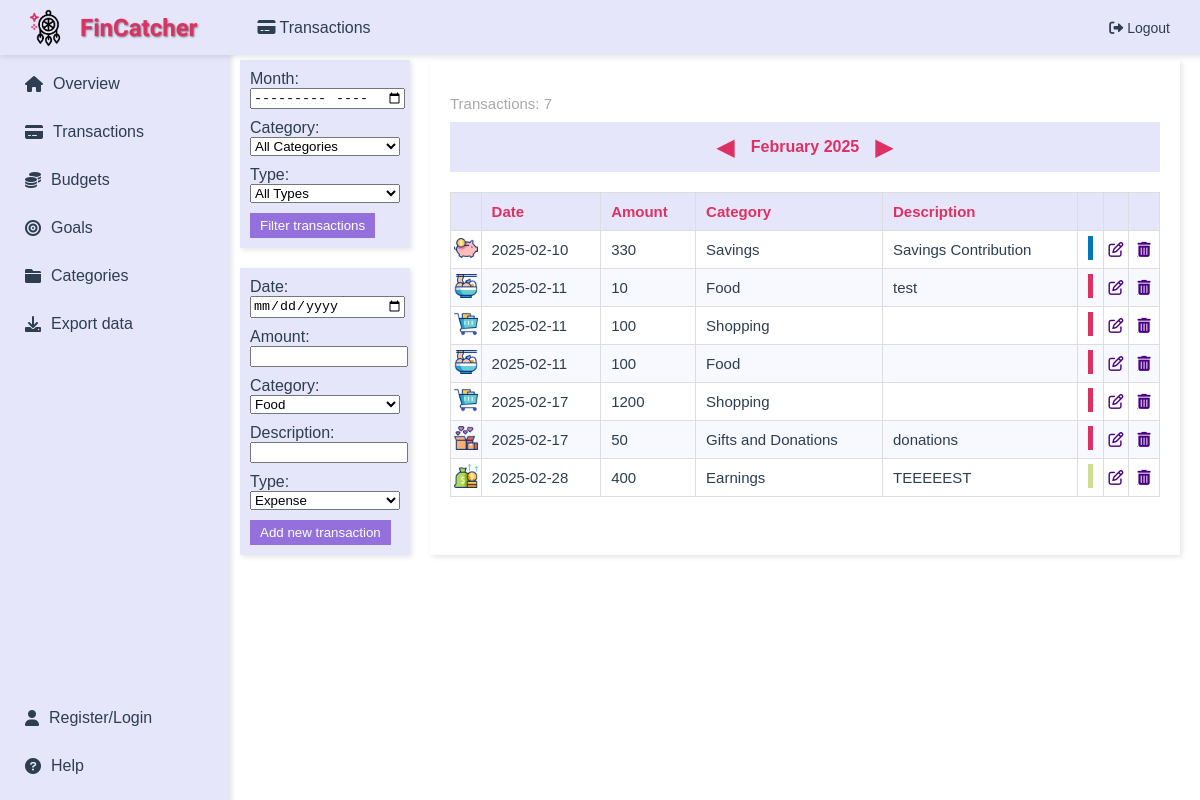
Page /transactions (signed in) on the earlier database version.
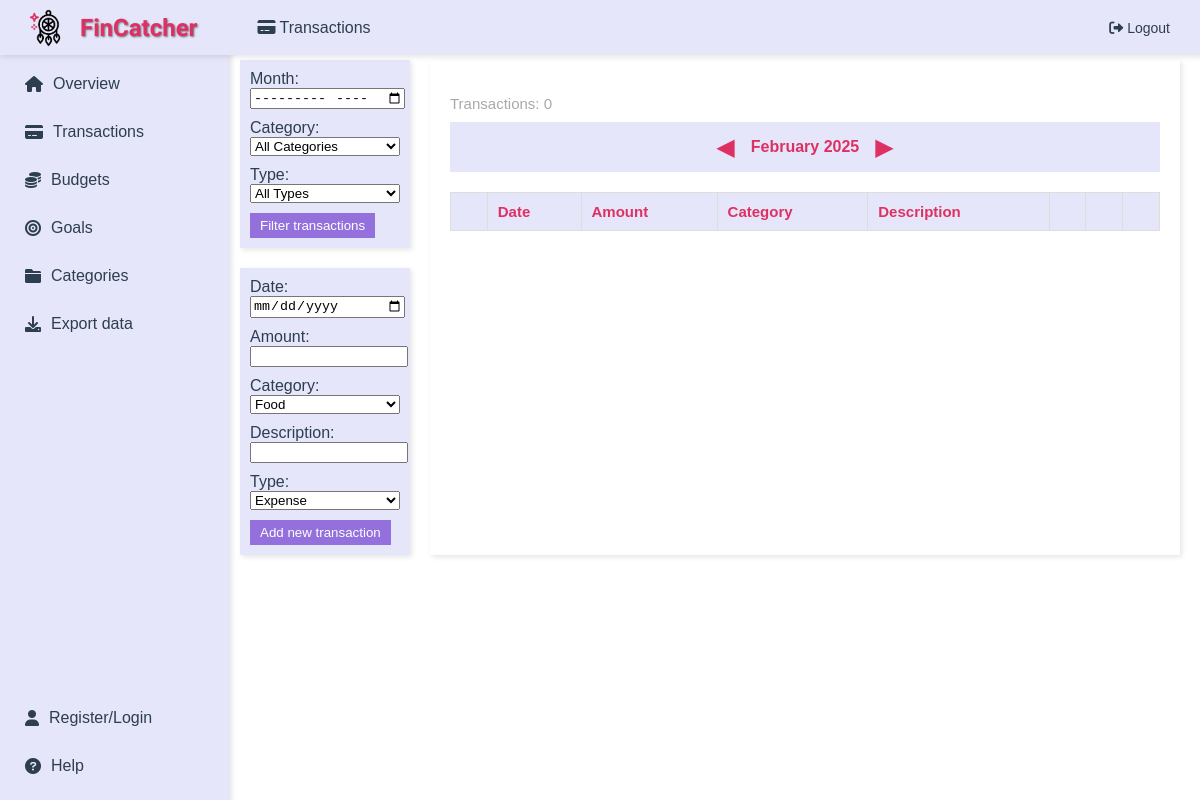
Same page on the later database version.
### app/main/models.py (models this page shows)
class Transactions(db.Model):
    id = db.Column(db.Integer, primary_key=True, unique=True, nullable=False)
    date = db.Column(db.Date, nullable=False)
    amount = db.Column(db.Float, nullable=False)
    description = db.Column(db.String(1000), nullable=True)
    type = db.Column(db.String(10), nullable=False)
    category_id = db.Column(db.Integer, db.ForeignKey('categories.id'), nullable=False)  # references Categories table
    user_id = db.Column(db.Integer, db.ForeignKey('user.user_id'), nullable=False)  # link to User
    category = db.relationship('Categories', backref=db.backref('transactions', lazy=True))

class Categories(db.Model):
    id = db.Column(db.Integer, primary_key=True, unique=True, nullable=False)
    name = db.Column(db.String(50), nullable=False)
    description = db.Column(db.String(1000), nullable=True)
    user_id = db.Column(db.Integer, db.ForeignKey('user.user_id'), nullable=True)  # link to User
    budgets = db.relationship('Budgets', backref='category', lazy=True)
    goals = db.relationship('Goals', backref='category', lazy=True)
    __table_args__ = (UniqueConstraint('name', 'user_id', name='uix_name_user_id'),)

### app/transactions/routes.py (the view, shortened to what this page needs)
@transactions.route('/transactions', methods=['GET', 'POST'])
@login_required
def transactions_page():
    today = date.today()
    filter_month = request.args.get('filter_month', f'{today.year}-{today.month:02}')
    change_month = request.args.get('change_month', 0, type=int)
    year, month = map(int, filter_month.split('-'))
    new_date = date(year, month, 1) + relativedelta(months=change_month)
    filter_month = f'{new_date.year}-{new_date.month:02}'
    user_transactions_query = Transactions.query.join(Categories).filter(Transactions.user_id == current_user.user_id)
    filtered_transactions_query = apply_filters(user_transactions_query, filter_month, request.args.get('filter_category'), request.args.get('filter_type'))
    return render_template(
        'show_transactions.html',
        transactions=filtered_transactions_query.all(),
        categories=Categories.query.all(),
        category_icons=category_icons,
        page_title='Transactions',
        icon='fas fa-credit-card',
        current_month=new_date.month,
        current_year=new_date.year,
        current_month_name=new_date.strftime('%B'),
        filter_month=filter_month
    )

### app/main/models.py (called while the page is built)
@login_manager.user_loader
def load_user(user_id):
    return User.query.get(int(user_id))  # query the database to retrieve the user instance corresponding to the user_id

### app/transactions/routes.py (called while the page is built)
def apply_filters(query, filter_month, filter_category, filter_type):
    if filter_month:
        year, month = map(int, filter_month.split('-'))
        start_date = date(year, month, 1)
        end_date = start_date + relativedelta(months=1) - relativedelta(days=1)
        query = query.filter(Transactions.date >= start_date, Transactions.date <= end_date).order_by(Transactions.date.asc())
    if filter_category:
        query = query.filter(Transactions.category_id == filter_category)
    if filter_type:
        query = query.filter(Transactions.type == filter_type)
    return query

### app/transactions/templates/show_transactions.html (shortened to what this page needs)
{% extends "layout.html" %}
{% block content %}
<div style="display: flex; flex-direction: row; justify-content: flex-start;">
    <div style="display: flex; flex-direction: column; margin-right: 20px;">
        <form id="filter-form" action="{{ url_for('transactions.transactions_page') }}" method="GET" style="background-color: #E6E6FA; padding: 10px; box-shadow: 2px 2px 5px rgba(0,0,0,0.1); margin-bottom: 20px; width: 150px;">
            <label for="filter-month" style="margin-bottom: 2px;">Month:</label>
            <input type="month" id="filter-month" name="filter_month" style="margin-bottom: 10px; width: 100%;" required style="margin-bottom: 10px; width: 100%;">
            <label for="filter-category" style="margin-bottom: 2px;">Category:</label>
            <select id="filter-category" name="filter_category" style="margin-bottom: 10px; width: 100%;">
                <option value="">All Categories</option>
            </select>
            <label for="filter-type" style="margin-bottom: 2px;">Type:</label>
            <select id="filter-type" name="filter_type" style="margin-bottom: 10px; width: 100%;">
                <option value="">All Types</option>
            </select>
            <button type="submit" style="background-color: #9370DB; color: white; padding: 5px 10px; border: none; cursor: pointer;">Filter transactions</button>
        </form>
        <form id="add-transaction-form" action="{{ url_for('transactions.transactions_page') }}" method="POST" style="background-color: #E6E6FA; padding: 10px; box-shadow: 2px 2px 5px rgba(0,0,0,0.1); width: 150px;">
            <label for="date" style="margin-bottom: 2px;">Date:</label>
            <input type="date" id="date" name="date" required style="margin-bottom: 10px; width: 100%;">
            <label for="amount" style="margin-bottom: 2px;">Amount:</label>
            <input type="number" step="0.01" id="amount" name="amount" required min="0.1" required style="margin-bottom: 10px; width: 100%;">
            <label for="category_id" style="margin-bottom: 2px;">Category:</label>
            <select id="category_id" name="category_id" required style="margin-bottom: 10px; width: 100%;">
                {% for category in categories %}
                    <option value="{{ category.id }}">{{ category.name }}</option>
                {% endfor %}
            </select>
            <label for="description" style="margin-bottom: 2px;">Description:</label>
            <input type="text" id="description" name="description" style="margin-bottom: 10px; width: 100%;">
            <label for="type" style="margin-bottom: 2px;">Type:</label>
            <select id="type" name="type" required style="margin-bottom: 10px; width: 100%;">
                <option value="expense">Expense</option>
            </select>
            <button type="submit" style="background-color: #9370DB; color: white; padding: 5px 10px; border: none; cursor: pointer;">Add new transaction</button>
        </form>
    </div>
    <div style="display: flex; flex-direction: row; width: calc(100% - 190px);">
        <div id="transactions-list" style="background-color: #ffffff; padding: 20px; box-shadow: 2px 2px 5px rgba(0,0,0,0.1); flex: 1;">
            <p style="font-size: 15px; color: #A9A9A9; margin-bottom: 10px;">Transactions: {{ transactions|length }}</p>
            <div class="filter-bar" style="display: flex; align-items: center; justify-content: center; margin-bottom: 20px; background-color: #E6E6FA; padding: 10px;">
                <form action="{{ url_for('transactions.transactions_page') }}" method="GET" style="display: flex; align-items: center;">
                    <button type="submit" name="change_month" value="-1" style="background: none; border: none; cursor: pointer; font-size: 24px; color: #DE3163;">&#9664;</button>
                    <span id="current-month" style="margin: 0 10px; font-weight: bold; color: #DE3163;">{{ current_month_name }} {{ current_year }}</span>
                    <button type="submit" name="change_month" value="1" style="background: none; border: none; cursor: pointer; font-size: 24px; color: #DE3163;">&#9654;</button>
                </form>
            </div>
            <table style="width: 100%; border-collapse: collapse; text-align: left; font-size: 15px;">
                <thead style="background-color: #E6E6FA; color: #DE3163;">
                    <tr>
                        <th style="padding: 10px; border: 1px solid #DDD;"></th>
                        <th style="padding: 10px; border: 1px solid #DDD;">Date</th>
                        <th style="padding: 10px; border: 1px solid #DDD;">Amount</th>
                        <th style="padding: 10px; border: 1px solid #DDD;">Category</th>
                        <th style="padding: 10px; border: 1px solid #DDD;">Description</th>
                        <th style="padding: 10px; border: 1px solid #DDD;"></th>
                        <th style="padding: 10px; border: 1px solid #DDD;"></th>
                        <th style="padding: 10px; border: 1px solid #DDD;"></th>
                    </tr>
                </thead>
                <tbody>
                    {% for transaction in transactions %}
                    <tr style="background-color: {% if loop.index0 % 2 == 0 %}#FFFFFF{% else %}#F8F8FF{% endif %};">
                        <td style="padding: 0; border: 1px solid #DDD; text-align: center;">
                            <img src="{{ category_icons[transaction.category_id if transaction.category_id <= 16 else 17] }}" alt="Category icon" style="width:24px; height:24px;">
                        </td>
                        <td style="padding: 10px; border: 1px solid #DDD;">{{ transaction.date }}</td>
                        <td style="padding: 10px; border: 1px solid #DDD;">
                            {{ "%.0f"|format(transaction.amount) if transaction.amount.is_integer() else "%.2f"|format(transaction.amount) }}
                        </td>
                        <td style="padding: 10px; border: 1px solid #DDD;">{{ transaction.category.name }}</td>
                        <td style="padding: 10px; border: 1px solid #DDD;">{{ transaction.description }}</td>
                        <td style="padding: 0px; border: 1px solid #DDD; text-align: center;">
                            {% if transaction.category_id == 10 %}
                                <div style="width: 5px; height: 24px; background-color: #0077b6; display: inline-block;"></div>
                            {% elif transaction.type == 'expense' %}
                                <div style="width: 5px; height: 24px; background-color: #DE3163; display: inline-block;"></div>
                            {% else %}
                                <div style="width: 5px; height: 24px; background-color: #CCDF92; display: inline-block;"></div>
                            {% endif %}
                        </td>
                        <td style="padding: 0; border: 1px solid #DDD; text-align: center;">
                            <a href="{{ url_for('transactions.edit_transaction', id=transaction.id) }}" class="edit-btn" style="color: #4B0082;">
                                <i class="fa-regular fa-pen-to-square"></i>
                            </a>
                        </td>
                        <td style="padding: 0; border: 1px solid #DDD; text-align: center;">
                            <div style="display: flex; justify-content: center; align-items: center; gap: 0;">
                                <a href="{{ url_for('transactions.delete_transaction', id=transaction.id) }}" class="delete-btn" style="display: flex; justify-content: center; align-items: center; width: 24px; height: 24px; color: #4B0082;" onclick="confirmDelete(event, {{ transaction.id }});">
                                    <i class="fas fa-trash-alt"></i>
                                </a>
                            </div>
                        </td>
                    </tr>
                {% endfor %}
                </tbody>
            </table>
        </div>
    </div>
    </div>
</div>
{% endblock %}

### app/main/templates/layout.html (shortened to what this page needs)
<!DOCTYPE html>
<html lang="en">
<head>
    <link rel="stylesheet" href="https://cdnjs.cloudflare.com/ajax/libs/font-awesome/6.0.0-beta3/css/all.min.css">
</head>
<body>
    <div class="header">
        <div class="header-left">
            <img src="{{ url_for('static', filename='images/dreamcatcher.gif') }}" alt="Dream Catcher">
            <h1>FinCatcher</h1>
            <span class="page-title"><i class="{{ icon }}"></i> {{ page_title }}</span>
        </div>
        <a href="{{ url_for('auth.logout') }}" class="logout-btn"><i class="fas fa-sign-out-alt"></i> Logout</a>
    </div>
    <div class="sidebar">
        <div class="sidebar-main">
            <a href="{{ url_for('main.overview') }}"><i class="fas fa-home"></i>Overview</a>
            <a href="{{ url_for('transactions.transactions_page') }}"><i class="fas fa-credit-card"></i>Transactions</a>
            <a href="{{ url_for('budgets.budgets_page') }}"><i class="fa-solid fa-coins"></i>Budgets</a>
            <a href="{{ url_for('goals.goals_page') }}"><i class="fas fa-bullseye"></i>Goals</a>
            <a href="{{ url_for('categories.categories_page') }}"><i class="fas fa-folder"></i>Categories</a>
            <a href="{{ url_for('export.export_data') }}"><i class="fas fa-download"></i> Export data</a>
        </div>
        <div class="sidebar-bottom">
            <a href="{{ url_for('auth.register_login') }}"><i class="fas fa-user"></i>Register/Login</a>
            <a href="{{ url_for('help.help_page') }}"><i class="fas fa-question-circle"></i>Help</a>
        </div>
    </div>
    <div class="content">
        {% block content %}{% endblock %}
</body>
</html>

### app/main/templates/layout.html (style rules this page uses)
body { margin: 0; font-family: Arial, sans-serif; background-color: #ffffff; color: #2c3e50; }
.header { background-color: #e6e6fa; padding: 10px 20px; display: flex; align-items: center; justify-content: space-between; box-shadow: 0px 2px 5px rgba(0, 0, 0, 0.1); position: fixed; top: 0; height: 35px; width: 100%; z-index: 1000; }
.header-left { display: flex; align-items: center; }
.header img { height: 50px; margin-right: 10px; }
.header h1 { margin: 0; font-size: 24px; font-family: 'Poiret One', cursive; color: #de3163; text-shadow: 1px 1px 2px rgba(0, 0, 0, 0.5); }
.page-title { font-size: 16px; margin-left: 60px; color: #2c3e50; }
.logout-btn { text-decoration: none; color: #2c3e50; font-size: 14px; padding: 5px 50px; transition: color 0.3s; }
.sidebar { width: 200px; position: fixed; top: 50px; left: 0; background-color: #e6e6fa; padding: 15px; box-shadow: 2px 0px 5px rgba(0, 0, 0, 0.1); height: calc(100vh - 50px); display: flex; flex-direction: column; }
.sidebar-main { flex-grow: 1; }
.sidebar a { display: flex; align-items: center; padding: 10px; color: #2c3e50; text-decoration: none; margin-bottom: 10px; transition: background-color 0.3s, color 0.3s; }
.sidebar a i { margin-right: 10px; }
.sidebar-bottom { margin-top: auto; margin-bottom: 20px; }
.content { margin-left: 220px; padding: 20px; padding-top: 60px; }

Differences in the rows shown:
removed Transactions: shows a picture, amount "330"
removed Transactions: amount "10", type "expense" (drawn)
removed Transactions: amount "100", type "expense" (drawn)
removed Transactions: amount "100", type "expense" (drawn)
removed Transactions: amount "1200", type "expense" (drawn)
removed Transactions: shows a picture, amount "50", type "expense" (drawn)
no longer on this page (row edited): Transactions: shows a picture, amount "400", type "income" (drawn)
Other differences:
{{ transactions|length }}: "7" → "0"
